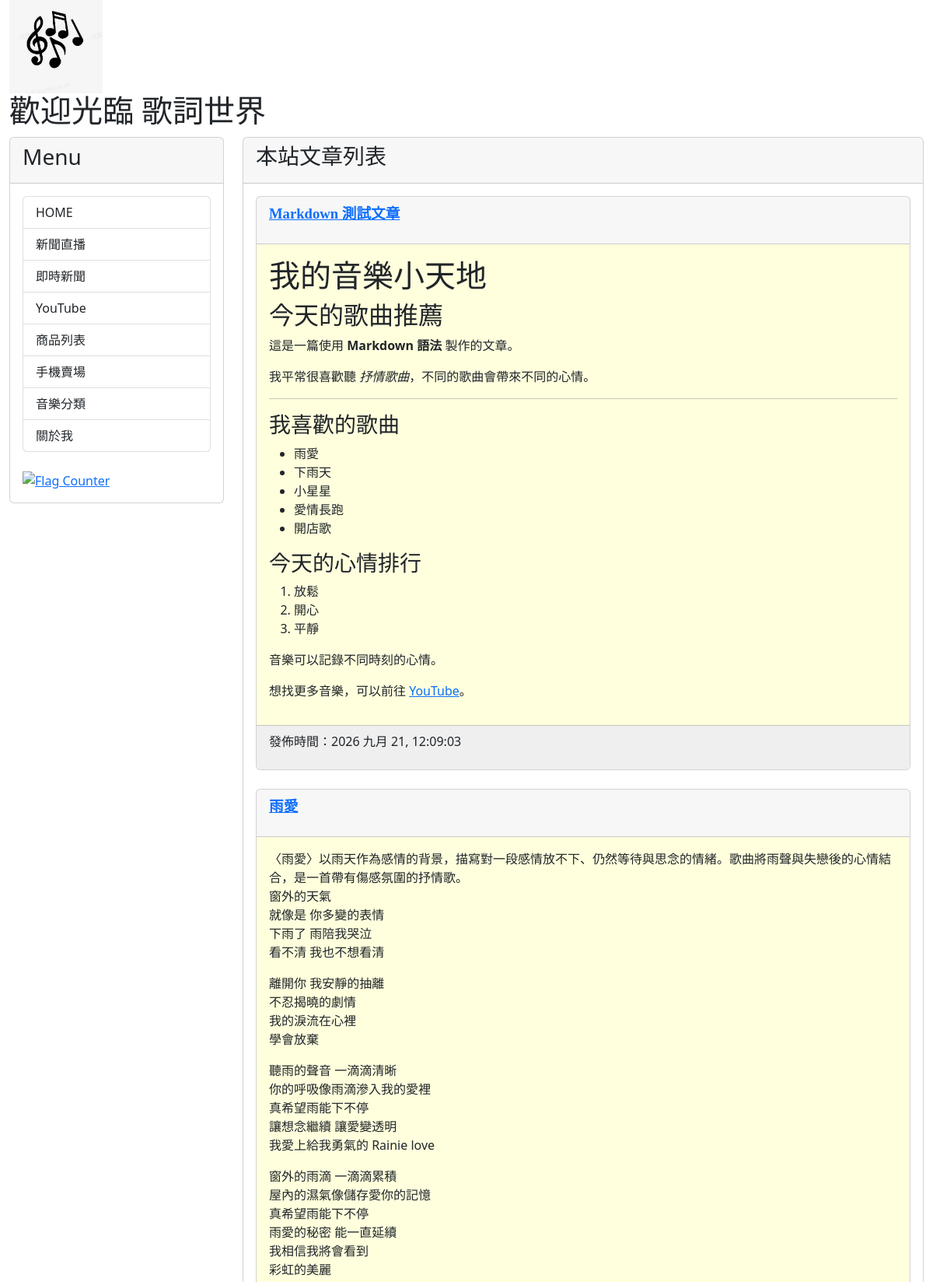
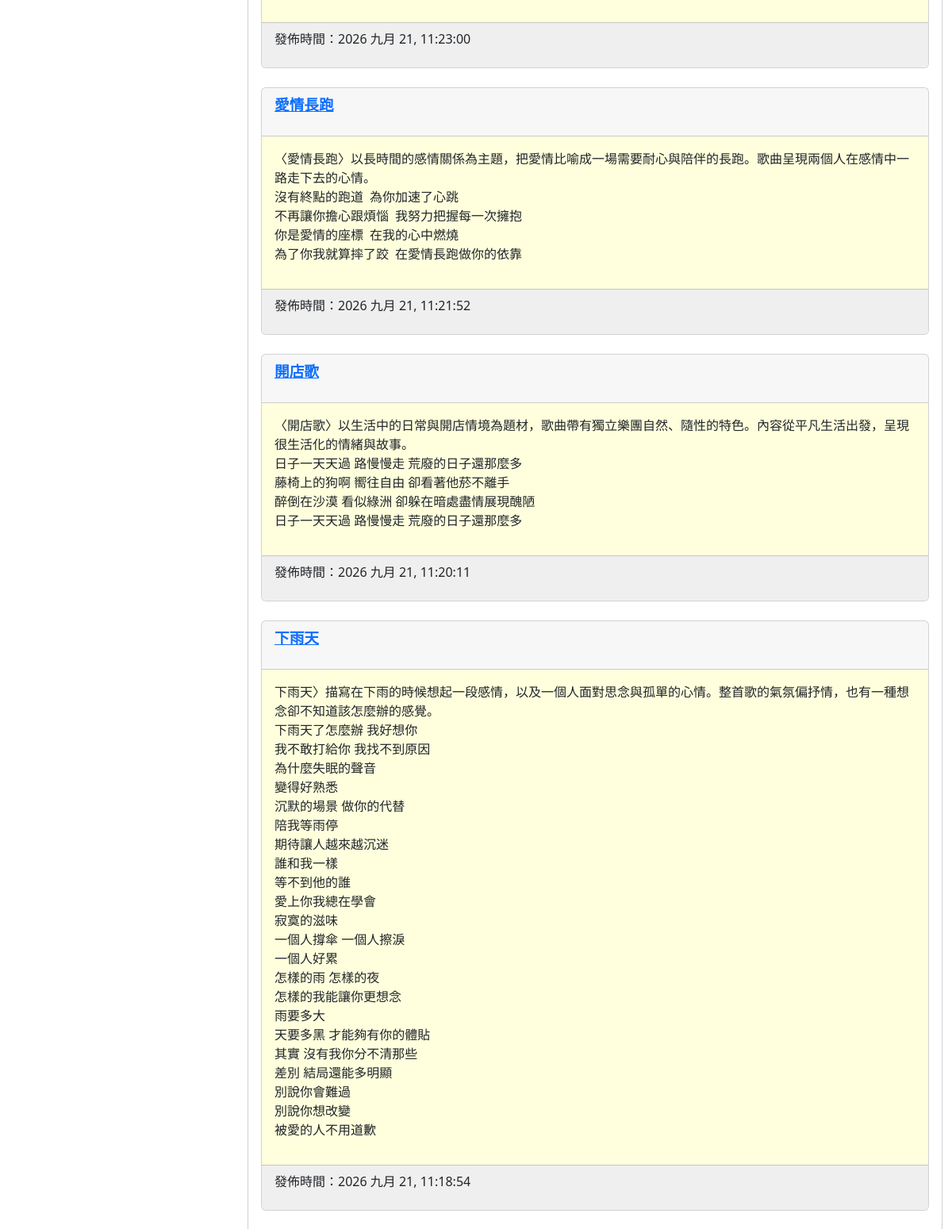
The page / (upper part) on the database its author committed (2 pictures, top to bottom).
### mysite/models.py (models this page shows, shortened)
class Post(models.Model):
    title = models.CharField(max_length=200)
    slug = models.CharField(max_length=200)
    body = models.TextField()
    pub_date = models.DateTimeField(auto_now_add=True)
    class Meta:
        ordering = ('-pub_date',)

### mysite/views.py (the view)
# urls.py: path('', homepage),
def homepage(request):
    posts = Post.objects.all()
    now = datetime.now()
    return render(request, 'index.html', locals())

### mysite/templatetags/markdown_extras.py (called while the page is built)
@register.filter
def convert_markdown(text):
    return markdown.markdown(text, extensions=['nl2br'])

### templates/index.html (shortened to what this page needs)
{% extends 'base.html' %}
{% load markdown_extras %}
{% block headmessage %}
<h3 style="font-family:標楷體;">本站文章列表</h3>
{% endblock %}
{% block content %}
{% for post in posts %}
<div class="card">
    <div class="card-header">
        <p style="font-family:微軟正黑體;font-size:14pt;font-weight:bold;">
            <a href="/post/{{ post.slug }}">{{ post.title }}</a>
        </p>
    </div>
    <div class="card-body" style="background-color:#ffffdd;">
        {{ post.body | convert_markdown | safe }}
    </div>
    <div class="card-footer" style="background-color:#efefef;">
        <p>
            發佈時間：{{ post.pub_date | date:"Y M d, H:i:s" }}
        </p>
    </div>
</div>
<br>
{% endfor %}
{% endblock %}

### rows shown on the page
Post: title "Markdown 測試文章", body|convert_markdown "我的音樂小天地 今天的歌曲推薦 這是一篇使用 Markdown 語法 製作的文章。 我平常很喜歡聽 抒情歌曲 ，不同的歌曲會帶來不同的心情。 我喜歡的歌曲 雨愛 下雨天 小星星 愛情長跑 開店歌 今天的心情排行 放鬆 開心 平靜 音樂可以記錄不同時刻的心情。 想找更多音樂，可以前往 YouTube 。", pub_date "2026 九月 21, 12:09:03"
Post: title "雨愛", body|convert_markdown "〈雨愛〉以雨天作為感情的背景，描寫對一段感情放不下、仍然等待與思念的情緒。歌曲將雨聲與失戀後的心情結合，是一首帶有傷感氛圍的抒情歌。 窗外的天氣 就像是 你多變的表情 下雨了 雨陪我哭泣 看不清 我也不想看清 離開你 我安靜的抽離 不忍揭曉的劇情 我的淚流在心裡 學會放棄 聽雨的聲音 一滴滴清晰 你的呼吸像雨滴滲入我的愛裡 真希望雨能下不停 讓想念繼續 讓愛變透明 我愛上給我勇氣的 Rainie love 窗外的雨滴 一滴滴累積 屋內的濕氣像儲存愛你的記憶 真希望雨能下不停 雨愛的秘密 能一直延續 我相信我將會看到 彩虹的美麗", pub_date "2026 九月 21, 11:23:00"
Post: title "愛情長跑", body|convert_markdown "〈愛情長跑〉以長時間的感情關係為主題，把愛情比喻成一場需要耐心與陪伴的長跑。歌曲呈現兩個人在感情中一路走下去的心情。 沒有終點的跑道 為你加速了心跳 不再讓你擔心跟煩惱 我努力把握每一次擁抱 你是愛情的座標 在我的心中燃燒 為了你我就算摔了跤 在愛情長跑做你的依靠", pub_date "2026 九月 21, 11:21:52"
Post: title "開店歌", body|convert_markdown "〈開店歌〉以生活中的日常與開店情境為題材，歌曲帶有獨立樂團自然、隨性的特色。內容從平凡生活出發，呈現很生活化的情緒與故事。 日子一天天過 路慢慢走 荒廢的日子還那麼多 藤椅上的狗啊 嚮往自由 卻看著他菸不離手 醉倒在沙漠 看似綠洲 卻躲在暗處盡情展現醜陋 日子一天天過 路慢慢走 荒廢的日子還那麼多", pub_date "2026 九月 21, 11:20:11"
Post: title "下雨天", body|convert_markdown "下雨天〉描寫在下雨的時候想起一段感情，以及一個人面對思念與孤單的心情。整首歌的氣氛偏抒情，也有一種想念卻不知道該怎麼辦的感覺。 下雨天了怎麼辦 我好想你 我不敢打給你 我找不到原因 為什麼失眠的聲音 變得好熟悉 沉默的場景 做你的代替 陪我等雨停 期待讓人越來越沉迷 誰和我一樣 等不到他的誰 愛上你我總在學會 寂寞的滋味 一個人撐傘 一個人擦淚 一個人好累 怎樣的雨 怎樣的夜 怎樣的我能讓你更想念 雨要多大 天要多黑 才能夠有你的體貼 其實 沒有我你分不清那些 差別 結局還能多明顯 別說你會難過 別說你想改變 被愛的人不用道歉", pub_date "2026 九月 21, 11:18:54"
